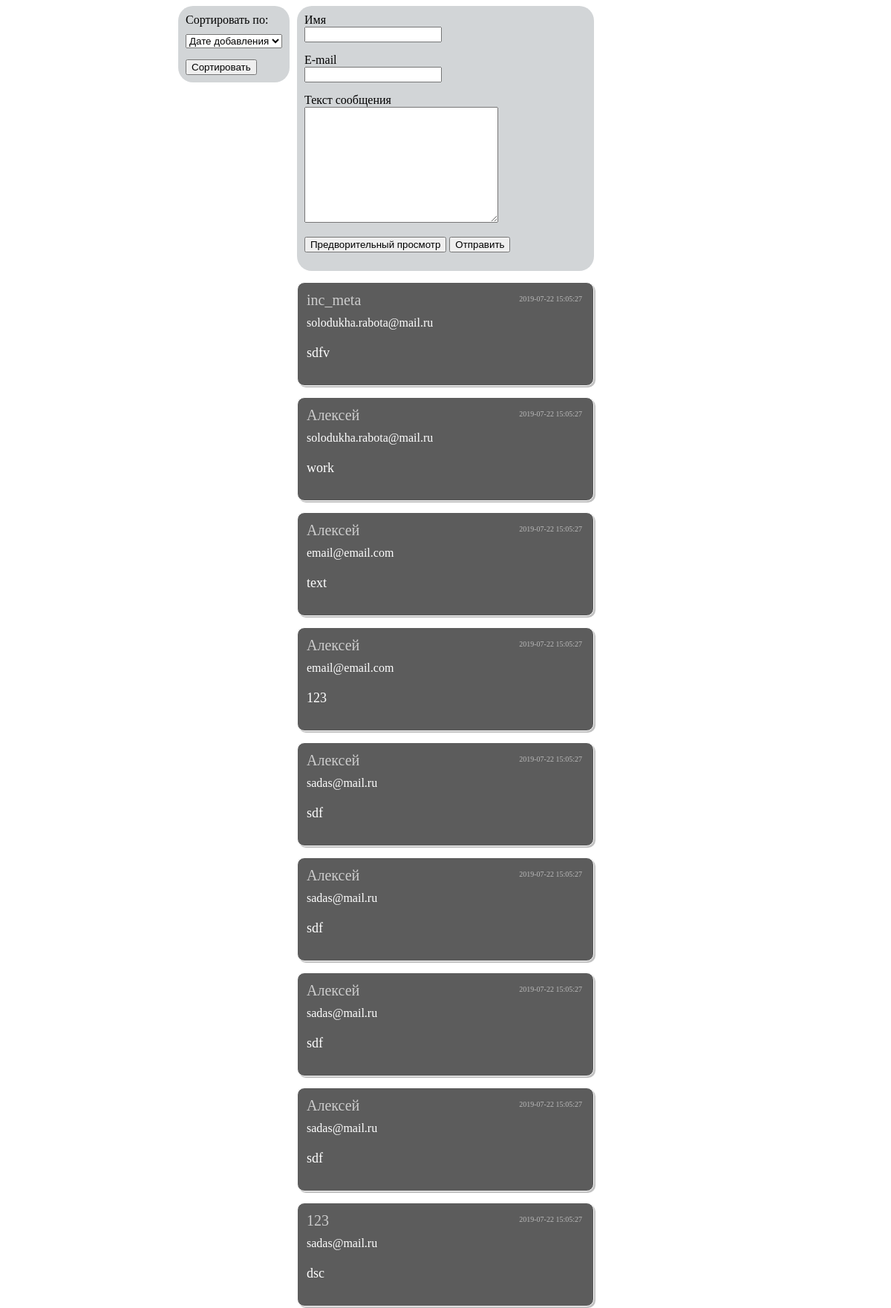
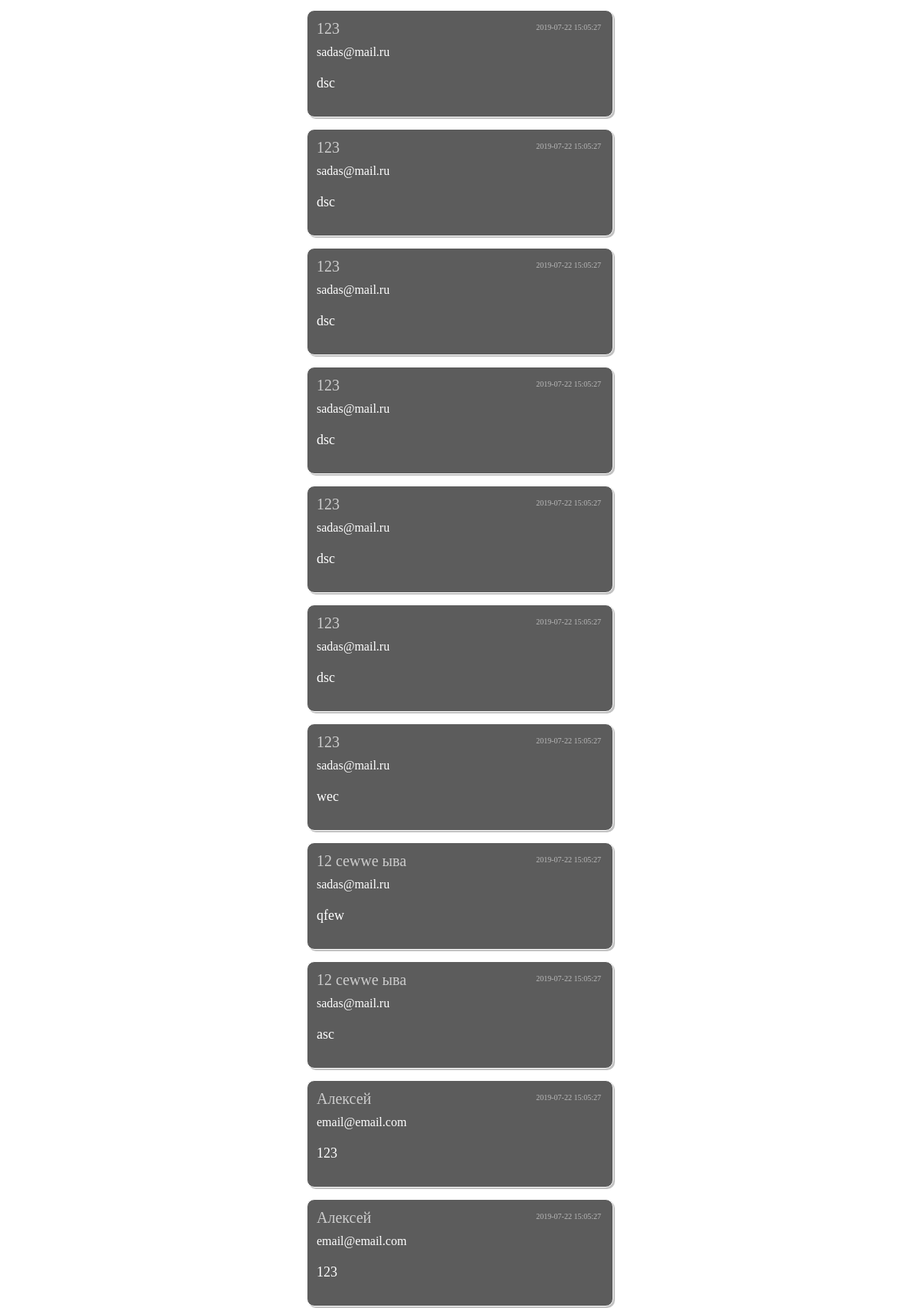
The page / (upper part) on the database its author committed (2 pictures, top to bottom).
### tables this page shows
CREATE TABLE `comment` (
  `id` int(10) UNSIGNED NOT NULL,
  `name` varchar(128) NOT NULL,
  `email` varchar(128) NOT NULL,
  `messageBody` text NOT NULL,
  `date` timestamp NOT NULL DEFAULT CURRENT_TIMESTAMP
);

### Comment.php (the view, shortened to what this page needs)
<?php
class Comment
{
    private $data = array();
    public function __construct($row)
    {
        $this->data = $row;
    }
    public function showComment()
    {
        $d = &$this->data;
        return '<div class="comment"><div class="name">' . $d['name'] . '</div><div class="email">' . $d['email'] . '</div><div class="date">' . $d['date'] . '</div><p>' . $d['messageBody'] . '</p></div>';
    }
}

### index.php (shortened to what this page needs)
<?php
include "comment.php";
$comments = array();
$sort_fields = [
    'name' => 'name ASC',
    'email' => 'email ASC',
    'date' => 'date DESC',
];
$sort = isset($sort_fields[$_GET['sort']]) ? $sort_fields[$_GET['sort']] : $sort_fields['date'];
$result = mysqli_query($link, "SELECT * FROM comment ORDER BY $sort");
while ($row = mysqli_fetch_assoc($result)) {
    $comments[] = new Comment($row);
}
?>
<!DOCTYPE html>
<html>
<head>
    <link rel="stylesheet" href="styles.css">
</head>
<body>
<form action="" method="GET" id="formForSorted">
    <p>Сортировать по:</p>
    <select name="sort" method="GET" id="selectSort">
        <option selected value="date">Дате добавления</option>
        <input type="submit" id="submit" value="Сортировать">
    </select>
</form>
<div id="addCommentContainer">
    <form id="addCommentForm" method="POST" action="">
        <label for="name">Имя</label>
        <input type="text" name="name" id="name">
        <label for="email">E-mail</label>
        <input type="text" name="email" id="email">
        <label for="messageBody">Текст сообщения</label>
        <textarea name="messageBody" id="messageBody" cols="30" rows="10"></textarea>
        <div class="buttons">
            <button id="preview" value="">Предворительный просмотр</button>
            <input type="submit" id="submit" value="Отправить">
        </div>
    </form>
</div>
<?php
foreach ($comments as $c) {
    echo $c->showComment();
}
?>
</body>
</html>

### styles.css (style rules this page uses)
* { box-sizing: border-box; }
#formForSorted { position: fixed; left:50%; margin-left: -360px; padding: 10px; background: #d2d5d7; -webkit-border-radius: 20px; -moz-border-radius: 20px; border-radius: 20px; }
#formForSorted input { display: block; margin-top: 15px; }
#formForSorted p { margin: 0 0 10px; }
.comment { padding: 12px; width: 400px; margin: 15px auto; position: relative; background-color: #5C5C5C; border: 1px solid #fff; color: white; -moz-border-radius: 10px; -webkit-border-radius: 10px; border-radius: 10px; -moz-box-shadow: 2px 2px 0 #c2c2c2; -webkit-box-shadow: 2px 2px 0 #c2c2c2; box-shadow: 2px 2px 0 #c2c2c2; }
.name { font-size: 20px; padding-bottom: 10px; color: #ccc; }
.date { font-size: 10px; padding: 6px 0; position: absolute; right: 15px; top: 10px; color: #bbb; }
.comment p { font-size: 18px; line-height: 1.5; overflow-x: hidden; }
#addCommentContainer { width: 400px; background: #d2d5d7; margin: 0 auto; -webkit-border-radius: 20px; -moz-border-radius: 20px; border-radius: 20px; display: block; }
#addCommentContainer form { padding: 10px; }
#addCommentContainer form label { display: block; }
#addCommentContainer form input, #addCommentContainer form textarea { margin-bottom: 15px; }
.buttons { display: inline-block!important; }

### rows shown on the page
comment: name "inc_meta", email "solodukha.rabota@mail.ru", date "2019-07-22 15:05:27", messageBody "sdfv"
comment: name "Алексей", email "solodukha.rabota@mail.ru", date "2019-07-22 15:05:27", messageBody "work"
comment: name "Алексей", email "email@email.com", date "2019-07-22 15:05:27", messageBody "text"
comment: name "Алексей", email "email@email.com", date "2019-07-22 15:05:27", messageBody "123"
comment: name "Алексей", email "sadas@mail.ru", date "2019-07-22 15:05:27", messageBody "sdf"
comment: name "Алексей", email "sadas@mail.ru", date "2019-07-22 15:05:27", messageBody "sdf"
comment: name "Алексей", email "sadas@mail.ru", date "2019-07-22 15:05:27", messageBody "sdf"
comment: name "Алексей", email "sadas@mail.ru", date "2019-07-22 15:05:27", messageBody "sdf"
comment: name "123", email "sadas@mail.ru", date "2019-07-22 15:05:27", messageBody "dsc"
comment: name "123", email "sadas@mail.ru", date "2019-07-22 15:05:27", messageBody "dsc"
comment: name "123", email "sadas@mail.ru", date "2019-07-22 15:05:27", messageBody "dsc"
comment: name "123", email "sadas@mail.ru", date "2019-07-22 15:05:27", messageBody "dsc"
comment: name "123", email "sadas@mail.ru", date "2019-07-22 15:05:27", messageBody "dsc"
comment: name "123", email "sadas@mail.ru", date "2019-07-22 15:05:27", messageBody "dsc"
comment: name "123", email "sadas@mail.ru", date "2019-07-22 15:05:27", messageBody "dsc"
comment: name "123", email "sadas@mail.ru", date "2019-07-22 15:05:27", messageBody "wec"
comment: name "12 cewwe ыва", email "sadas@mail.ru", date "2019-07-22 15:05:27", messageBody "qfew"
comment: name "12 cewwe ыва", email "sadas@mail.ru", date "2019-07-22 15:05:27", messageBody "asc"
comment: name "Алексей", email "email@email.com", date "2019-07-22 15:05:27", messageBody "123"
comment: name "Алексей", email "email@email.com", date "2019-07-22 15:05:27", messageBody "123"
